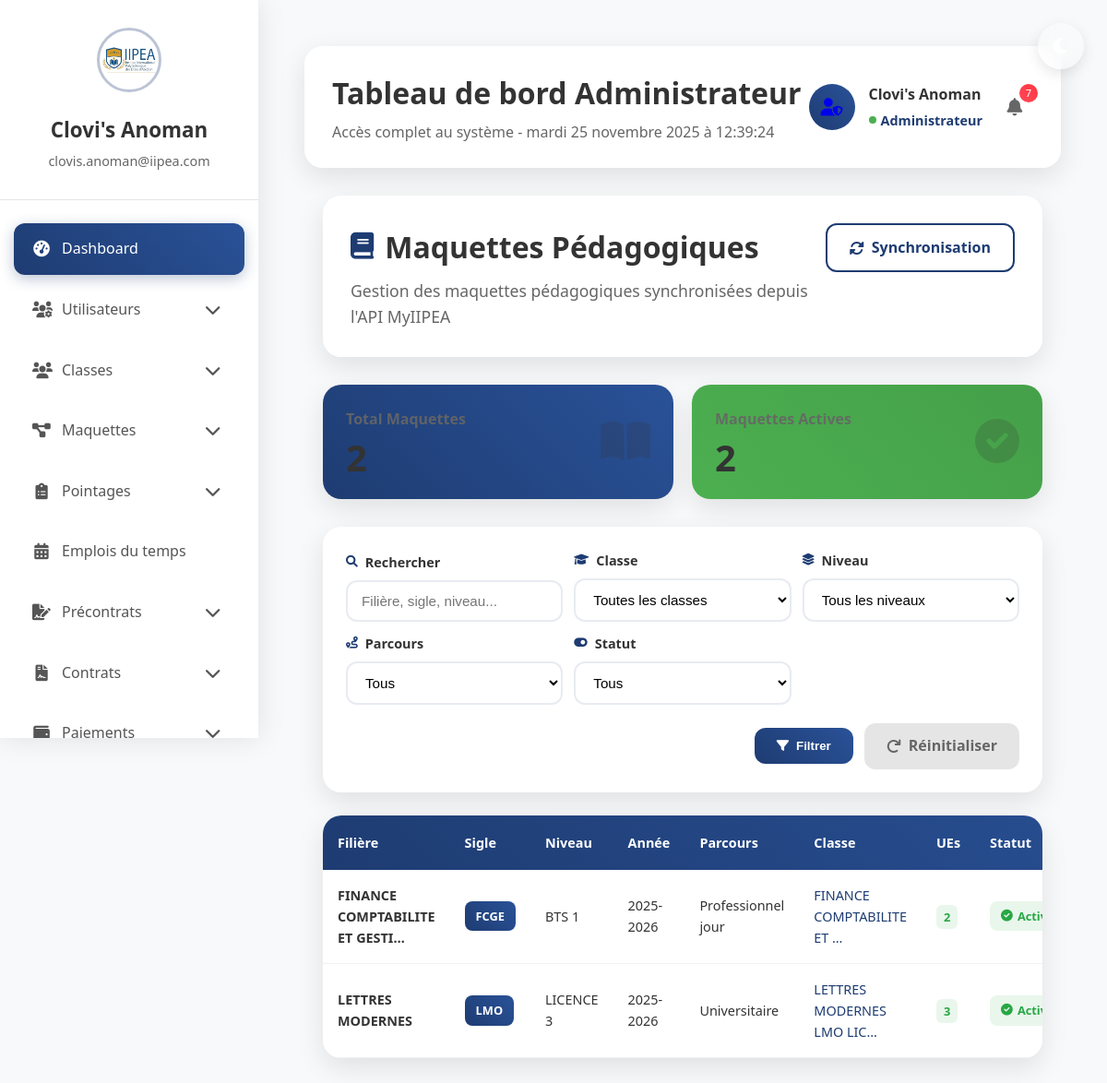
Before: /utilisateur/maquettes/ (signed in) with the older database file.
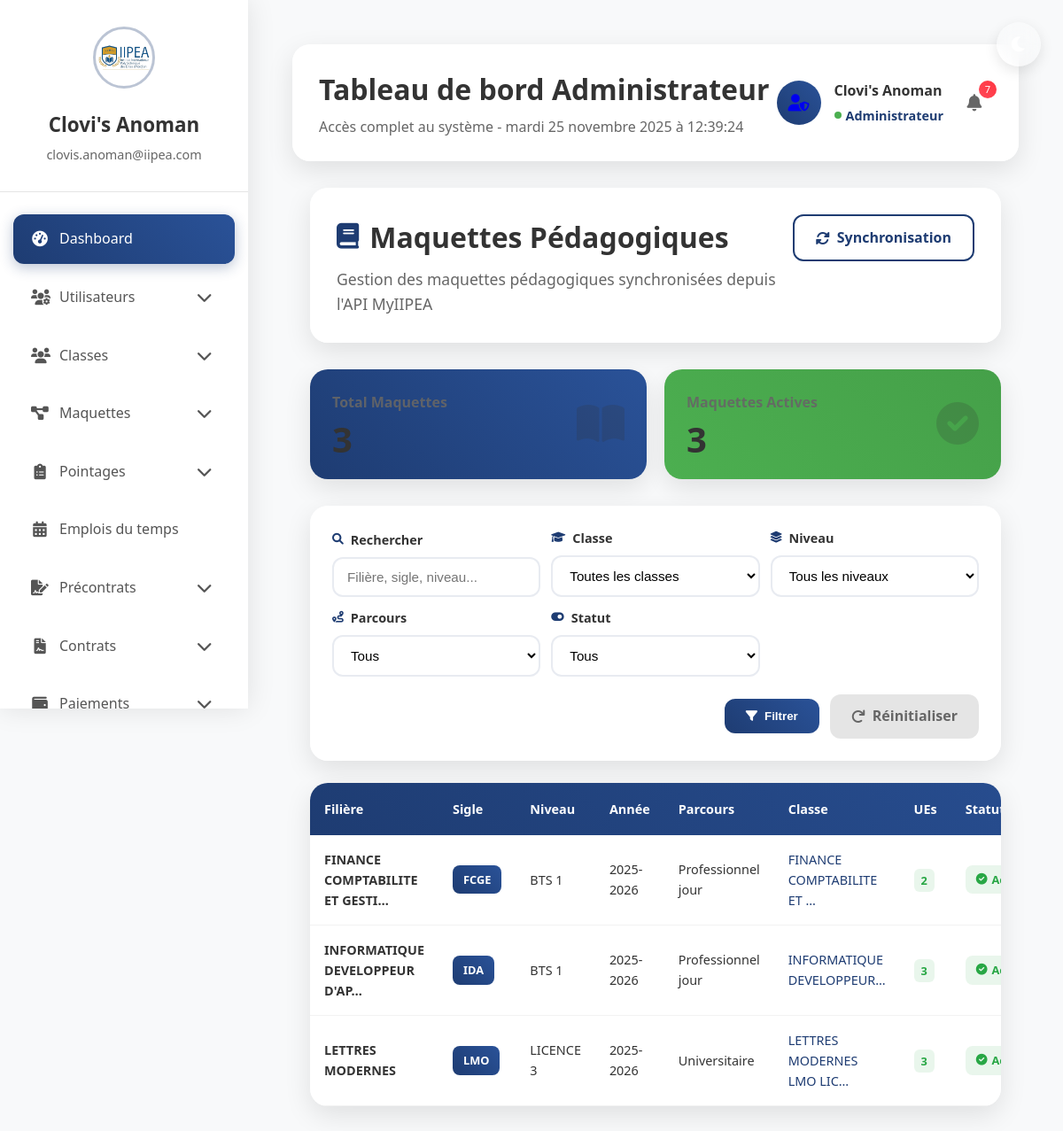
After: the same page with the newer database file.
### Gestion/models.py (models this page shows, shortened)
class Maquette(models.Model):
    external_id = models.IntegerField(
        unique=True,
        db_index=True,
        verbose_name="ID API"
    )
    classe = models.ForeignKey(
        Classe,
        on_delete=models.CASCADE,
        related_name='maquettes',
        null=True,
        blank=True,
        verbose_name="Classe"
    )
    filiere_id = models.IntegerField(
        verbose_name="ID Filière"
    )
    niveau_id = models.IntegerField(
        verbose_name="ID Niveau"
    )
    anneeacademique_id = models.IntegerField(
        verbose_name="ID Année académique"
    )
    filiere_nom = models.CharField(
        max_length=200,
        verbose_name="Nom de la filière"
    )
    filiere_sigle = models.CharField(
        max_length=20,
        verbose_name="Sigle de la filière"
    )
    niveau_libelle = models.CharField(
        max_length=100,
        verbose_name="Libellé du niveau"
    )
    annee_academique = models.CharField(
        max_length=50,
        verbose_name="Année académique"
    )
    parcour = models.CharField(
        max_length=100,
        blank=True,
        verbose_name="Parcours"
    )
    date_creation_api = models.DateTimeField(
        null=True,
        blank=True,
        verbose_name="Date création (API)"
    )
    unites_enseignement = models.JSONField(
        default=list,
        blank=True,
        verbose_name="Unités d'enseignement"
    )
    raw_data = models.JSONField(
        default=dict,
        blank=True,
        verbose_name="Données brutes API"
    )
    last_synced = models.DateTimeField(
        default=timezone.now,
        verbose_name="Dernière synchronisation"
    )
    is_active = models.BooleanField(
        default=True,
        verbose_name="Maquette active"
    )
    created_at = models.DateTimeField(
        auto_now_add=True,
        verbose_name="Date de création"
    )
    updated_at = models.DateTimeField(
        auto_now=True,
        verbose_name="Dernière modification"
    )
    class Meta:
        verbose_name = "Maquette"
        verbose_name_plural = "Maquettes"
        ordering = ['filiere_nom', 'niveau_libelle']
        indexes = [
            models.Index(fields=['external_id']),
            models.Index(fields=['filiere_id']),
            models.Index(fields=['niveau_id']),
            models.Index(fields=['anneeacademique_id']),
        ]
    def get_total_ues(self):
        return len(self.unites_enseignement) if self.unites_enseignement else 0

class Classe(models.Model):
    external_id = models.IntegerField(
        unique=True,
        db_index=True,
        verbose_name="ID API"
    )
    nom = models.CharField(
        max_length=300,
        verbose_name="Nom de la classe"
    )
    description = models.TextField(
        blank=True,
        verbose_name="Description"
    )
    annee_academique = models.CharField(
        max_length=50,
        verbose_name="Année académique"
    )
    annee_etat = models.CharField(
        max_length=50,
        blank=True,
        verbose_name="État de l'année"
    )
    filiere = models.CharField(
        max_length=200,
        verbose_name="Filière"
    )
    niveau = models.CharField(
        max_length=100,
        verbose_name="Niveau"
    )
    departement = models.CharField(
        max_length=100,
        verbose_name="Département"
    )
    nombre_groupes = models.IntegerField(
        default=0,
        verbose_name="Nombre de groupes"
    )
    effectif_total = models.IntegerField(
        default=0,
        verbose_name="Effectif total"
    )
    section = models.ForeignKey(
        Section,
        on_delete=models.SET_NULL,
        null=True,
        blank=True,
        related_name='classes',
        verbose_name="Section IIPEA"
    )
    raw_data = models.JSONField(
        default=dict,
        blank=True,
        verbose_name="Données brutes API"
    )
    last_synced = models.DateTimeField(
        default=timezone.now,
        verbose_name="Dernière synchronisation"
    )
    is_active = models.BooleanField(
        default=True,
        verbose_name="Classe active"
    )
    created_at = models.DateTimeField(
        auto_now_add=True,
        verbose_name="Date de création"
    )
    updated_at = models.DateTimeField(
        auto_now=True,
        verbose_name="Dernière modification"
    )
    class Meta:
        verbose_name = "Classe"
        verbose_name_plural = "Classes"
        ordering = ['filiere', 'niveau']
        indexes = [
            models.Index(fields=['external_id']),
            models.Index(fields=['filiere']),
            models.Index(fields=['niveau']),
            models.Index(fields=['departement']),
            models.Index(fields=['last_synced']),
        ]

### Utilisateur/views.py (the view)
# urls.py: path('maquettes/', views.MaquetteListView.as_view(), name='maquette_list'),
class MaquetteListView(LoginRequiredMixin, ListView):
    model = Maquette
    template_name = 'maquettes/liste.html'
    context_object_name = 'maquettes'
    paginate_by = 20
    def get_queryset(self):
        queryset = Maquette.objects.select_related('classe')
        classe_id = self.request.GET.get('classe')
        if classe_id:
            queryset = queryset.filter(classe_id=classe_id)
        niveau = self.request.GET.get('niveau')
        if niveau:
            queryset = queryset.filter(niveau_libelle__icontains=niveau)
        status = self.request.GET.get('status')
        if status == 'active':
            queryset = queryset.filter(is_active=True)
        elif status == 'inactive':
            queryset = queryset.filter(is_active=False)
        search = self.request.GET.get('search')
        if search:
            queryset = queryset.filter(
                Q(filiere_sigle__icontains=search) |
                Q(filiere_nom__icontains=search) |
                Q(niveau_libelle__icontains=search)
            )
        return queryset.order_by('filiere_nom', 'niveau_libelle')
    def get_context_data(self, **kwargs):
        context = super().get_context_data(**kwargs)
        context['stats'] = {
            'total': Maquette.objects.count(),
            'actives': Maquette.objects.filter(is_active=True).count(),
        }
        context['classes'] = Classe.objects.filter(is_active=True).order_by('nom')
        context['niveaux'] = Maquette.objects.filter(
            is_active=True
        ).values_list('niveau_libelle', flat=True).distinct().order_by('niveau_libelle')
        return context

### templates/maquettes/liste.html (shortened to what the changed rows need)
{% extends 'bases/base_users.html' %}
{% load static %}
{% block extra_css %}
<link rel="stylesheet" href="{% static 'css/maquettes/liste.css' %}">
{% endblock %}
{% block content %}
<div class="container-fluid mt-4">
    <div class="row mb-4">
        <div class="col-md-9">
            <h2>
                <i class="fas fa-book"></i>
                Maquettes Pédagogiques
            </h2>
        </div>
    </div>
    <div class="stats-container">
        <div class="stat-card bg-success text-white">
            <div>
                <div class="stat-label">Maquettes Actives</div>
                <div class="stat-number">{{ stats.actives }}</div>
            </div>
        </div>
    </div>
    <div class="table-container">
        {% if maquettes %}
        <div class="table-card">
            <div class="table-responsive">
                <table class="maquettes-table">
                    <thead>
                        <tr>
                            <th>Filière</th>
                            <th>Sigle</th>
                            <th>Niveau</th>
                            <th>Année</th>
                            <th>Parcours</th>
                            <th>Classe</th>
                            <th>UEs</th>
                            <th>Statut</th>
                        </tr>
                    </thead>
                    <tbody>
                        {% for maquette in maquettes %}
                        <tr>
                            <td>
                                <div class="filiere-info">
                                    <strong>{{ maquette.filiere_nom|truncatechars:30 }}</strong>
                                </div>
                            </td>
                            <td>
                                <span class="badge badge-primary">{{ maquette.filiere_sigle }}</span>
                            </td>
                            <td>{{ maquette.niveau_libelle }}</td>
                            <td>{{ maquette.annee_academique }}</td>
                            <td>
                                {% if maquette.parcour %}
                                    {{ maquette.parcour }}
                                {% else %}
                                    <span class="text-muted">-</span>
                                {% endif %}
                            </td>
                            <td>
                                {% if maquette.classe %}
                                    <a href="{% url 'classe_detail' maquette.classe.pk %}" class="classe-link">
                                        {{ maquette.classe.nom|truncatechars:25 }}
                                    </a>
                                {% else %}
                                    <span class="text-muted">Non liée</span>
                                {% endif %}
                            </td>
                            <td>
                                {% if maquette.get_total_ues > 0 %}
                                    <span class="ue-count">{{ maquette.get_total_ues }}</span>
                                {% else %}
                                    <span class="text-muted">0</span>
                                {% endif %}
                            </td>
                            <td>
                                {% if maquette.is_active %}
                                    <span class="status-badge active">
                                        <i class="fas fa-check-circle"></i> Active
                                    </span>
                                {% else %}
                                    <span class="status-badge inactive">
                                        <i class="fas fa-times-circle"></i> Inactive
                                    </span>
                                {% endif %}
                            </td>
                        </tr>
                        {% endfor %}
                    </tbody>
                </table>
            </div>
        </div>
        {% endif %}
    </div>
</div>
{% endblock %}

Changed rows visible on the page:
added Maquette: filiere_nom "INFORMATIQUE DEVELOPPEUR D'AP…", filiere_sigle "IDA", niveau_libelle "BTS 1", annee_academique "2025-2026", parcour "Professionnel jour", classe.nom "INFORMATIQUE DEVELOPPEUR…", get_total_ues "3", is_active True (drawn)
Other visible differences:
{{ stats.actives }}: "2" → "3"
